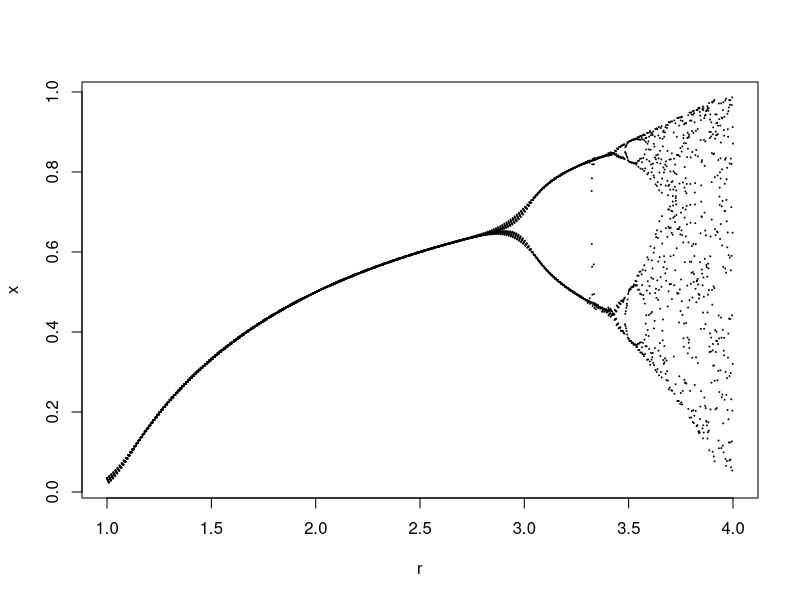

Reproduce this figure in R.
# http://techn.ology.net/alternatives-to-the-logistic-equation/

iterate <- function( equation, range, x_max ) {
    # Initialize the bucket of x's
    v <- c()

    # For each r, find the x value...
    for ( r in range ) {
        # Start at a low x value
        x <- 0.1
        # Repeat x_max times...
        for ( i in 0 : x_max ) {
            x <- eval( parse( text = equation ) )
            # Hopefully we have stabilized
            if ( i > x_max / 2 ) {
                v <- c( v, x )
            }
        }
    }
    return(v)
}

# Set the range of the r values
r_min <- 1
r_max <- 4

# The logistic equation
# r * x * ( 1 - x )
# Alternatives:
# r - x ** 2
# r ** ( 1 - x )
# r * x ** ( 1 - x )
# r * sin(x)
# r * cos(x) - sin(x)
# r * ( cos(x) - sin(x) )
# r ** sin(x)
# r ** cos( 1 - x )
# r * cos(x) * ( 1 - sin(x) )
# r * exp(x) * ( 1 - exp(x) )
v <- iterate( equation = 'r * x * ( 1 - x )', range = seq( r_min, r_max, 0.01 ), x_max = 30 )

r <- seq( r_min, r_max, length.out = length(v) )

#png(file = 'bifurcation.png')
plot( r, v, type = 'p', cex  = 0.1, xlab = 'r', ylab = 'x' )
#dev.off()
